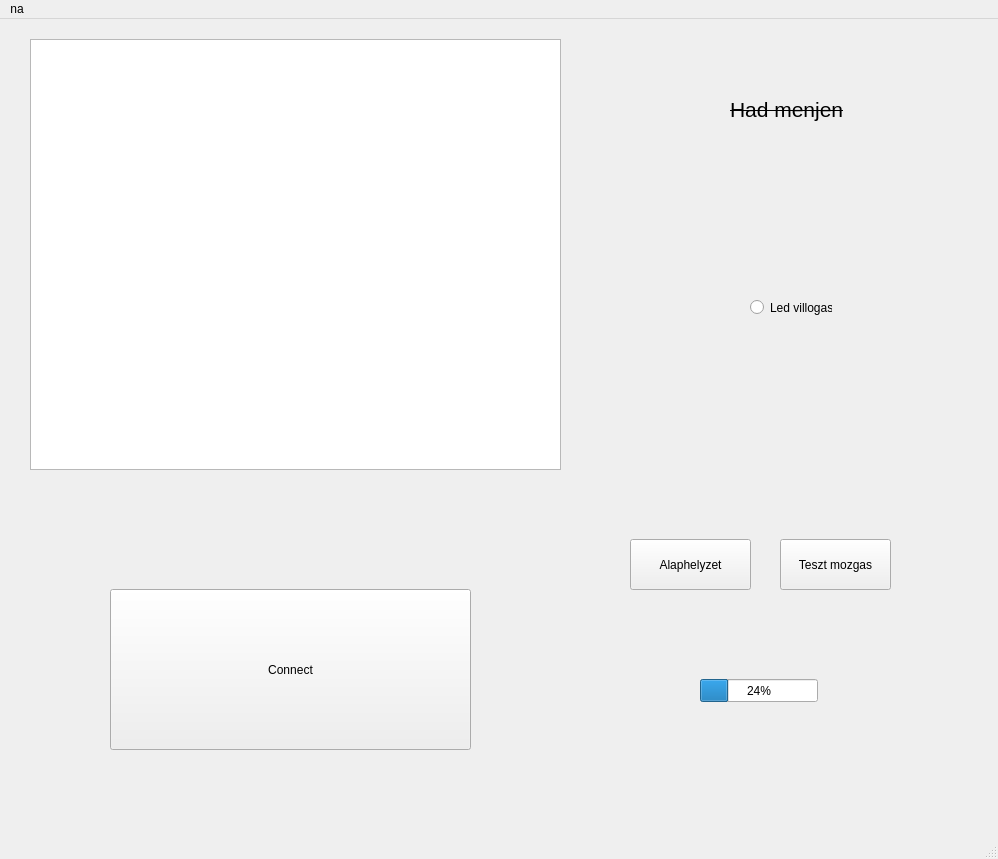
<?xml version="1.0" encoding="UTF-8"?>
<ui version="4.0">
 <class>MainWindow</class>
 <widget class="QMainWindow" name="MainWindow">
  <property name="geometry">
   <rect>
    <x>0</x>
    <y>0</y>
    <width>998</width>
    <height>859</height>
   </rect>
  </property>
  <property name="windowTitle">
   <string>MainWindow</string>
  </property>
  <widget class="QWidget" name="centralwidget">
   <widget class="QPushButton" name="connect_button">
    <property name="geometry">
     <rect>
      <x>110</x>
      <y>570</y>
      <width>361</width>
      <height>161</height>
     </rect>
    </property>
    <property name="text">
     <string>Connect</string>
    </property>
   </widget>
   <widget class="QLabel" name="hadmenjen_label">
    <property name="geometry">
     <rect>
      <x>730</x>
      <y>70</y>
      <width>161</width>
      <height>41</height>
     </rect>
    </property>
    <property name="font">
     <font>
      <pointsize>16</pointsize>
      <strikeout>true</strikeout>
     </font>
    </property>
    <property name="text">
     <string>Had menjen</string>
    </property>
   </widget>
   <widget class="QTextBrowser" name="textBrowser">
    <property name="geometry">
     <rect>
      <x>30</x>
      <y>20</y>
      <width>531</width>
      <height>431</height>
     </rect>
    </property>
   </widget>
   <widget class="QProgressBar" name="progressBar">
    <property name="geometry">
     <rect>
      <x>700</x>
      <y>660</y>
      <width>118</width>
      <height>23</height>
     </rect>
    </property>
    <property name="value">
     <number>24</number>
    </property>
   </widget>
   <widget class="QRadioButton" name="radioButton">
    <property name="geometry">
     <rect>
      <x>750</x>
      <y>280</y>
      <width>82</width>
      <height>17</height>
     </rect>
    </property>
    <property name="text">
     <string>Led villogas</string>
    </property>
   </widget>
   <widget class="QPushButton" name="pushButton">
    <property name="geometry">
     <rect>
      <x>630</x>
      <y>520</y>
      <width>121</width>
      <height>51</height>
     </rect>
    </property>
    <property name="text">
     <string>Alaphelyzet</string>
    </property>
   </widget>
   <widget class="QPushButton" name="pushButton_2">
    <property name="geometry">
     <rect>
      <x>780</x>
      <y>520</y>
      <width>111</width>
      <height>51</height>
     </rect>
    </property>
    <property name="text">
     <string>Teszt mozgas</string>
    </property>
   </widget>
  </widget>
  <widget class="QMenuBar" name="menubar">
   <property name="geometry">
    <rect>
     <x>0</x>
     <y>0</y>
     <width>998</width>
     <height>21</height>
    </rect>
   </property>
   <widget class="QMenu" name="menuna">
    <property name="title">
     <string>na</string>
    </property>
   </widget>
   <addaction name="menuna"/>
  </widget>
  <widget class="QStatusBar" name="statusbar"/>
 </widget>
 <resources/>
 <connections/>
</ui>
